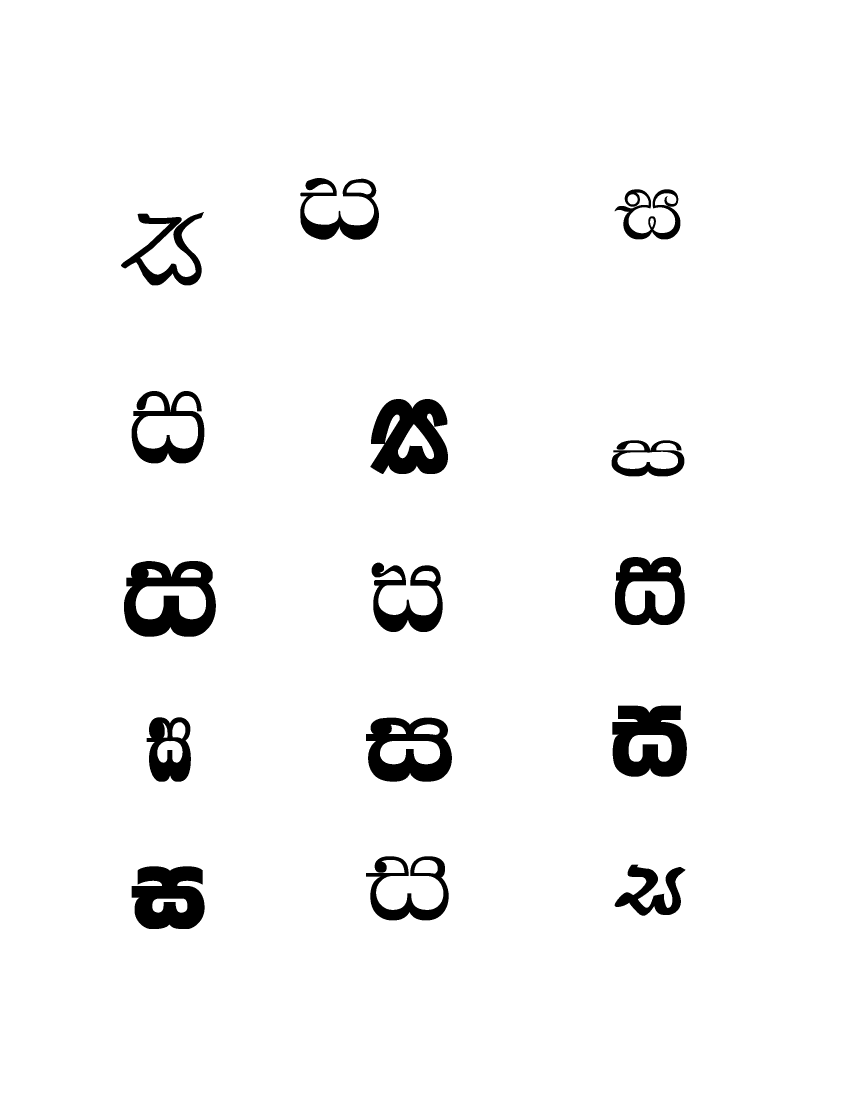
%> input picture FontClassification/1.png, 2550 x 3300 px, given in place of 1.png.png, which was not available (shown at 1/3 size)
$ octave --eval "readChar('1.png');"   (GNU Octave 9; MATLAB toolbox functions it lacks are replaced by stand-ins)
%> lines starting %> are read from the running program, lines starting %| are printed output that depends on the picture; in (x1, y1, x2, y2) boxes, pixels count from 0 and x2, y2 are one past the last pixel; in counts of white or black regions, pixels touching at a corner belong together; the program's own positions count from 1; pictures that were not available may be replaced by others from this repository, and a replacement may not be noted

function [] = readChar(fname)
%> called with fname = '1.png'

close all;
%clear;
%clc;
%fname = '4902';
char = imread([fname,'.png']);
%> char is the input picture: size 3300x2550 uint8; 96.1% white; 15 black regions, largest, box (x1, y1, x2, y2) and area: (372, 1683, 648, 1910) 36533, (1111, 1197, 1344, 1422) 36264, (1837, 2117, 2061, 2330) 34002
fileID = fopen([fname,'.txt'],'w');
fileID2 = fopen([fname,'-d.txt'],'w');
char = imcomplement(char);
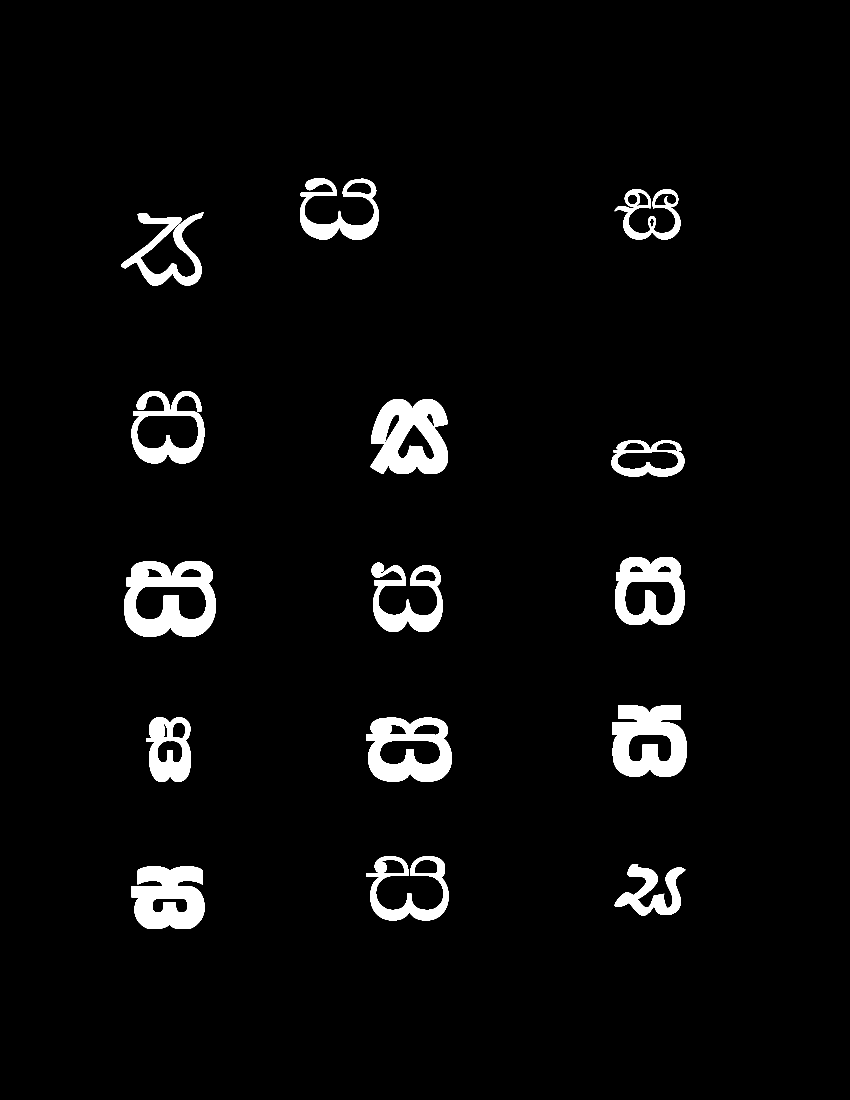
%> char: size 3300x2550 uint8 (shown at 1/3 size); 3.9% white; 15 white regions, largest, box (x1, y1, x2, y2) and area: (372, 1683, 648, 1910) 36533, (1111, 1197, 1344, 1422) 36264, (1837, 2117, 2061, 2330) 34002
char2 = char;

%figure,imshow(char);
originaldim = size(char);

globalcount = 0;


figure
image(char);
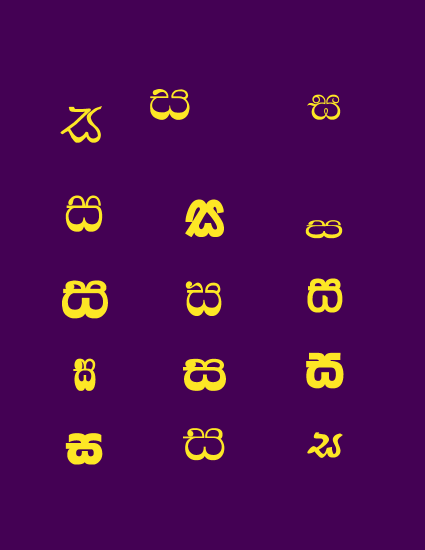
%> displayed picture: size 3300x2550x3, on the screen's scale of 0 to 255 (shown at 1/6 size); mean R, G, B 75.3, 10.1, 82.1
hold on;
% [36 lines of commented-out code are left out]
cutPoints = [];

%angles from 0 to 90
i = 0;
step = 1;
blurPad = 8;
while i<90
    angle = (pi/180)*i;
    rho = [0:1:round(sqrt(2*(100^2)))];
    theta = zeros(1,size(rho,2))+angle;
    [x,y] = pol2cart(theta,rho);
    x=round(x);%+round(originaldim(1)));
    y=round(y);%+round(originaldim(2)));

    %plot(x,y,'r');

    valarray=[];
    %iterate through x,y
    for n = 1:size(x,2)
            if(n<originaldim(1))
                xpos = x(1,n);
                if xpos<=0
                    xpos = 1;
                end
                ypos = y(1,n);
                if ypos<=0
                    ypos = 1;
                end
                val = char(ypos,xpos);
                %change char
                char2(ypos,xpos) = 255-val;
                valarray = [valarray,val];
                %disp(val);
            end
    end

    kernel = ones(1,blurPad)/blurPad;
    blurredArray = conv2(double(valarray), double(kernel), 'same');

    countstarted = false;
    startpx = 0;
    endpx = 0;
    midpx = [];
    %disp(max(max(blurredArray)));
    if(max(max(blurredArray))==1)

    blurredArray = uint8(blurredArray.*255);
    end
    for n=1:size(blurredArray,2)
        val = blurredArray(1,n);
        %disp(val);
        if (val>200 && ~countstarted)
            startpx = n;
            countstarted = true;
             %disp(startpx);
         end
         if(val<100 && countstarted)
              endpx = n;
              %disp(endpx);
              countstarted = false;
              %cutting point atleas should have some width
              if (endpx-startpx)>5
                   midpx = [midpx;round((endpx+startpx)/2)];
                   %polar(angle,round((endpx+startpx)/2),'*g')
              end
          end
    end
    %check if countstarted is false
    %it should be false
    %else the last count is not finished
    if countstarted
              endpx = n-1;
              %disp(endpx);
              countstarted = false;
              %cutting point atleas should have some width
              if (endpx-startpx)>5
                   midpx = [midpx;round((endpx+startpx)/2)];
                   %polar(angle,round((endpx+startpx)/2),'*g')
              end

    end

    %padding with trailing zeros
    midArray =  padarray(midpx,10-size(midpx,1),0,'post');
    %fprintf('angle %d Cutting points \n',i)
    %fprintf('%d ',midArray);
    if(size(midpx,1)==0)
    midpx = [midpx;0];
    end
    %fprintf(fileID2,'%d ',[min(midArray),max(midArray),sum(midArray)]);
    fprintf(fileID2,'%d ',min(min(midpx)));
    fprintf(fileID2,'%d ',max(max(midpx)));
    fprintf(fileID2,'%d ',sum(sum((midpx))));
    % [6 lines of commented-out code are left out]
    fprintf(fileID,'%d ',size(midpx,1));
    cutPoints = [cutPoints,size(midpx,1)];
    %fprintf(fileID,'\n');
    i=i+step;
end
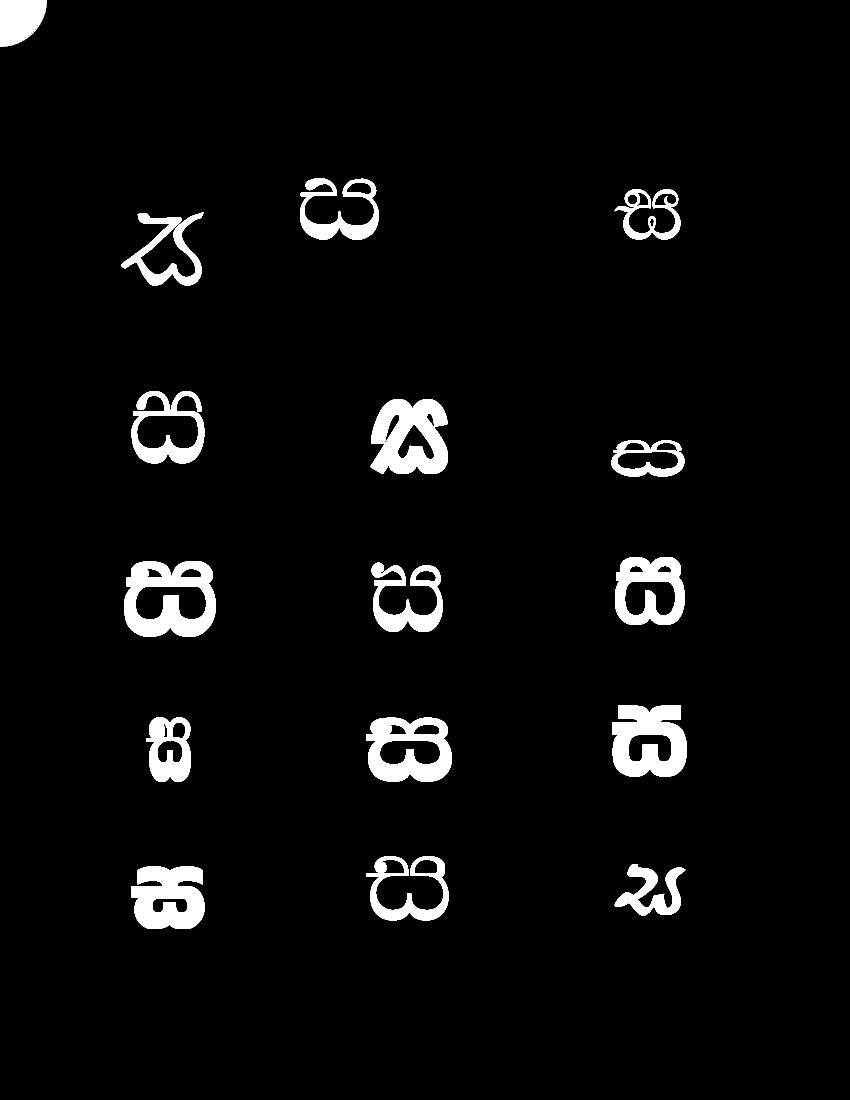
%> char2: size 3300x2550 uint8 (shown at 1/3 size); 4.1% white; 16 white regions, largest, box (x1, y1, x2, y2) and area: (372, 1683, 648, 1910) 36533, (1111, 1197, 1344, 1422) 36264, (1837, 2117, 2061, 2330) 34002
%> after the loop, cutPoints = 90 values from 1 to 1; i = 90; xpos = 2; ypos = 141


%angles from 90 to 180
i = 90;
step = 1;
blurPad = 8;
while i<180
    angle = (pi/180)*i;
    rho = [0:1:round(sqrt(2*(100^2)))];
    theta = zeros(1,size(rho,2))+angle;
    [x,y] = pol2cart(theta,rho);
    x=round(x+round(originaldim(1)));
    y=round(y);%+round(originaldim(2)));
    %plot(x,y,'r');

    valarray=[];
    %iterate through x,y
    for n = 1:size(x,2)
            if(n<originaldim(1))
                xpos = x(1,n);
                if xpos<=0
                    xpos = 1;
                end
                ypos = y(1,n);
                if ypos<=0
                    ypos = 1;
                end
                val = char(ypos,xpos);
                %change char
                char2(ypos,xpos) = 255-val;
                valarray = [valarray,val];
                %disp(val);
            end
    end

    kernel = ones(1,blurPad)/blurPad;
    blurredArray = conv2(double(valarray), double(kernel), 'same');

    countstarted = false;
    startpx = 0;
    endpx = 0;
    midpx = [];
    %disp(size(blurredArray,2));
    if(max(max(blurredArray))==1)

    blurredArray = uint8(blurredArray.*255);
    end
    for n=1:size(blurredArray,2)
        val = blurredArray(1,n);
        if (val>200 && ~countstarted)
            startpx = n;
            countstarted = true;
             %disp(startpx);
         end
         if(val<100 && countstarted)
              endpx = n;
              %disp(endpx);
              countstarted = false;
              %cutting point atleas should have some width
              if (endpx-startpx)>5
                   midpx = [midpx;round((endpx+startpx)/2)];
                   %polar(angle,round((endpx+startpx)/2),'*g')
              end
          end
    end
    %check if countstarted is false
    %it should be false
    %else the last count is not finished
    if countstarted
              endpx = n-1;
              %disp(endpx);
              countstarted = false;
              %cutting point atleas should have some width
              if (endpx-startpx)>5
                   midpx = [midpx;round((endpx+startpx)/2)];
                   %polar(angle,round((endpx+startpx)/2),'*g')
              end

    end

    %padding with trailing zeros
    midArray =  padarray(midpx,10-size(midpx,1),0,'post');
    %fprintf('angle %d Cutting points ',i)
    %fprintf('%d ',midArray);
    if(size(midpx,1)==0)
    midpx = [midpx;0];
    end
    %fprintf(fileID2,'%d ',[min(midArray),max(midArray),sum(midArray)]);
    fprintf(fileID2,'%d ',min(min(midpx)));
    fprintf(fileID2,'%d ',max(max(midpx)));
    fprintf(fileID2,'%d ',sum(sum((midpx))));
    % [5 lines of commented-out code are left out]
    fprintf(fileID,'%d ',size(midpx,1));
    cutPoints = [cutPoints,size(midpx,1)];
    %fprintf(fileID,'\n');
    i=i+step;
end

%angles from 180 to 270
i = 180;
step = 1;
blurPad = 8;
while i<270
    angle = (pi/180)*i;
    rho = [0:1:round(sqrt(2*(100^2)))];
    theta = zeros(1,size(rho,2))+angle;
    [x,y] = pol2cart(theta,rho);
    x=round(x+round(originaldim(1)));
    y=round(y+round(originaldim(2)));
    %plot(x,y,'r');

    valarray=[];
    %iterate through x,y
    for n = 1:size(x,2)
            if(n<originaldim(1))
                xpos = x(1,n);
                if xpos<=0
                    xpos = 1;
                end
                ypos = y(1,n);
                if ypos<=0
                    ypos = 1;
                end
                val = char(ypos,xpos);
                %change char
                char2(ypos,xpos) = 255-val;
                valarray = [valarray,val];
                %disp(val);
            end
    end

    kernel = ones(1,blurPad)/blurPad;
    blurredArray = conv2(double(valarray), double(kernel), 'same');

    countstarted = false;
    startpx = 0;
    endpx = 0;
    midpx = [];
    %disp(size(blurredArray,2));
    if(max(max(blurredArray))==1)

    blurredArray = uint8(blurredArray.*255);
    end
    for n=1:size(blurredArray,2)
        val = blurredArray(1,n);
        if (val>200 && ~countstarted)
            startpx = n;
            countstarted = true;
             %disp(startpx);
         end
         if(val<100 && countstarted)
              endpx = n;
              %disp(endpx);
              countstarted = false;
              %cutting point atleas should have some width
              if (endpx-startpx)>5
                   midpx = [midpx;round((endpx+startpx)/2)];
                   %polar(angle,round((endpx+startpx)/2),'*g')
              end
          end
    end
    %check if countstarted is false
    %it should be false
    %else the last count is not finished
    if countstarted
              endpx = n-1;
              %disp(endpx);
              countstarted = false;
              %cutting point atleas should have some width
              if (endpx-startpx)>5
                   midpx = [midpx;round((endpx+startpx)/2)];
                   %polar(angle,round((endpx+startpx)/2),'*g')
              end

    end

    %padding with trailing zeros
    midArray =  padarray(midpx,10-size(midpx,1),0,'post');
    %fprintf('angle %d Cutting points ',i)
    %fprintf('%d ',midArray);
    %fprintf(fileID2,'%d ',[min(midArray),max(midArray),sum(midArray)]);
     if(size(midpx,1)==0)
    midpx = [midpx;0];
    end
    %fprintf(fileID2,'%d ',[min(midArray),max(midArray),sum(midArray)]);
    fprintf(fileID2,'%d ',min(min(midpx)));
    fprintf(fileID2,'%d ',max(max(midpx)));
    fprintf(fileID2,'%d ',sum(sum((midpx))));
   % [4 lines of commented-out code are left out]
    fprintf(fileID,'%d ',size(midpx,1));
    cutPoints = [cutPoints,size(midpx,1)];
    %fprintf(fileID,'\n');
    i=i+step;
end

%angles from 270 to 360
i = 270;
step = 1;
blurPad = 8;
while i<360
    angle = (pi/180)*i;
    rho = [0:1:round(sqrt(2*(100^2)))];
    theta = zeros(1,size(rho,2))+angle;
    [x,y] = pol2cart(theta,rho);
    x=round(x);%+round(originaldim(1)));
    y=round(y+round(originaldim(2)));
    %plot(x,y,'r');

    valarray=[];
    %iterate through x,y
    for n = 1:size(x,2)
            if(n<originaldim(1))
                xpos = x(1,n);
                if xpos<=0
                    xpos = 1;
                end
                ypos = y(1,n);
                if ypos<=0
                    ypos = 1;
                end
                val = char(ypos,xpos);
                %change char
                char2(ypos,xpos) = 255-val;
                valarray = [valarray,val];
                %disp(val);
            end
    end

    kernel = ones(1,blurPad)/blurPad;
    blurredArray = conv2(double(valarray), double(kernel), 'same');

    countstarted = false;
    startpx = 0;
    endpx = 0;
    midpx = [];
    %disp(size(blurredArray,2));
    if(max(max(blurredArray))==1)

    blurredArray = uint8(blurredArray.*255);
    end
    for n=1:size(blurredArray,2)
        val = blurredArray(1,n);
        if (val>200 && ~countstarted)
            startpx = n;
            countstarted = true;
             %disp(startpx);
         end
         if(val<100 && countstarted)
              endpx = n;
              %disp(endpx);
              countstarted = false;
              %cutting point atleas should have some width
              if (endpx-startpx)>5
                   midpx = [midpx;round((endpx+startpx)/2)];
                   %polar(angle,round((endpx+startpx)/2),'*g')
              end
          end
    end
    %check if countstarted is false
    %it should be false
    %else the last count is not finished
    if countstarted
              endpx = n-1;
              %disp(endpx);
              countstarted = false;
              %cutting point atleas should have some width
              if (endpx-startpx)>5
                   midpx = [midpx;round((endpx+startpx)/2)];
                   %polar(angle,round((endpx+startpx)/2),'*g')
              end

    end

    %padding with trailing zeros
    midArray =  padarray(midpx,10-size(midpx,1),0,'post');
    %fprintf('angle %d Cutting points ',i)
    %fprintf('%d ',midArray);
    %fprintf(fileID2,'%d ',[min(midArray),max(midArray),sum(midArray)]);
    if(size(midpx,1)==0)
    midpx = [midpx;0];
    end
    %fprintf(fileID2,'%d ',[min(midArray),max(midArray),sum(midArray)]);
    fprintf(fileID2,'%d ',min(min(midpx)));
    fprintf(fileID2,'%d ',max(max(midpx)));
    fprintf(fileID2,'%d ',sum(sum((midpx))));
    %globalcount = globalcount+3;
    %disp(globalcount);
    %fprintf('\n');
    fprintf(fileID,'%d ',size(midpx,1));
    cutPoints = [cutPoints,size(midpx,1)];
    %fprintf(fileID,'\n');
    i=i+step;
end

hold off;

%figure, imshow(char2);
%figure, plot(cutPoints);
fprintf(fileID,'\n');
fprintf(fileID2,'\n');
fclose(fileID);
fclose(fileID2);
return

end
%> (the run ends here)

$ run again, on FontClassification/2.png
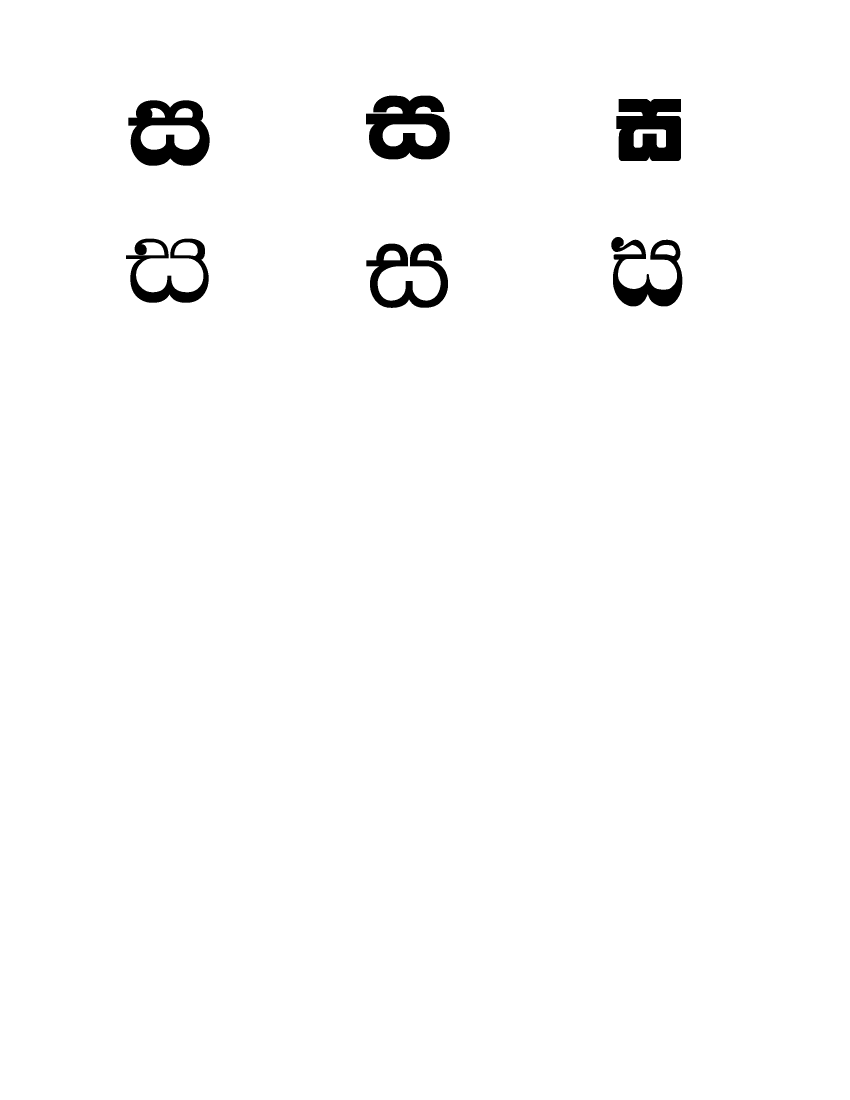
%> input picture FontClassification/2.png, 2550 x 3300 px, given in place of 2.png.png, which was not available (shown at 1/3 size)
%> in readChar, char is the input picture: size 3300x2550 uint8; 98.3% white; 6 black regions, box (x1, y1, x2, y2) and area: (1098, 287, 1349, 478) 30400, (1849, 297, 2043, 483) 29576, (385, 301, 629, 497) 27358, (1099, 731, 1344, 924) 19631, (1834, 711, 2047, 919) 19387, (378, 716, 626, 908) 17256
%> in readChar, `image(char);`:
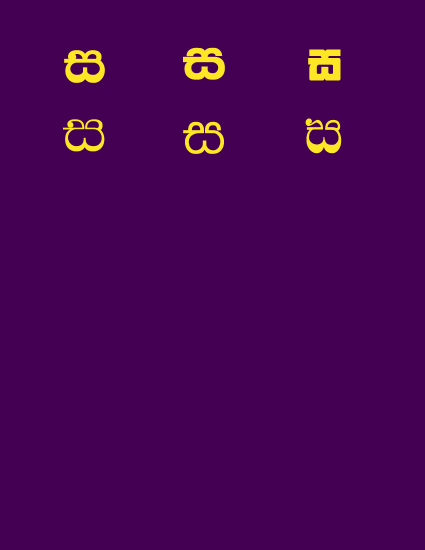
%> displayed picture: size 3300x2550x3, on the screen's scale of 0 to 255 (shown at 1/6 size); mean R, G, B 71.2, 4.9, 83.2
%> after the loop in readChar, `while i<90`:
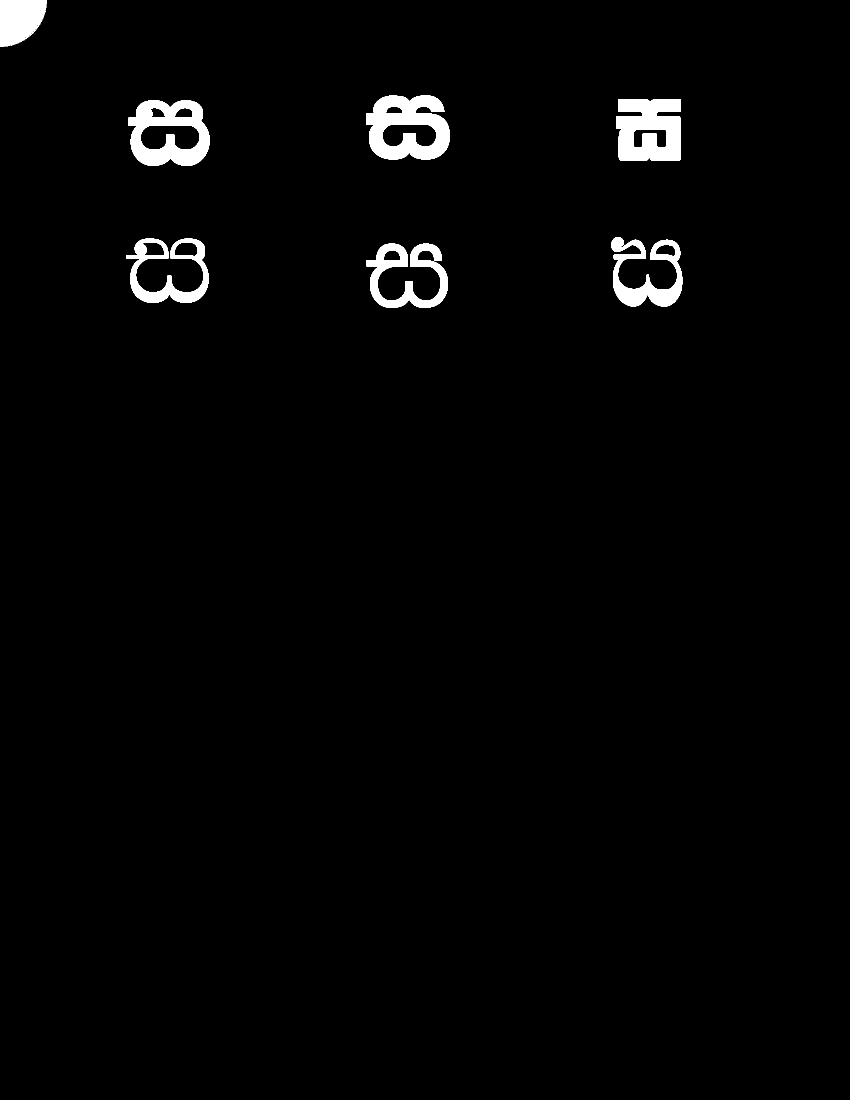
%> char2: size 3300x2550 uint8 (shown at 1/3 size); 1.8% white; 7 white regions, largest, box (x1, y1, x2, y2) and area: (1098, 287, 1349, 478) 30400, (1849, 297, 2043, 483) 29576, (385, 301, 629, 497) 27358
%> after the loop in readChar, `while i<90`: cutPoints = 90 values from 1 to 1; i = 90; xpos = 2; ypos = 141
